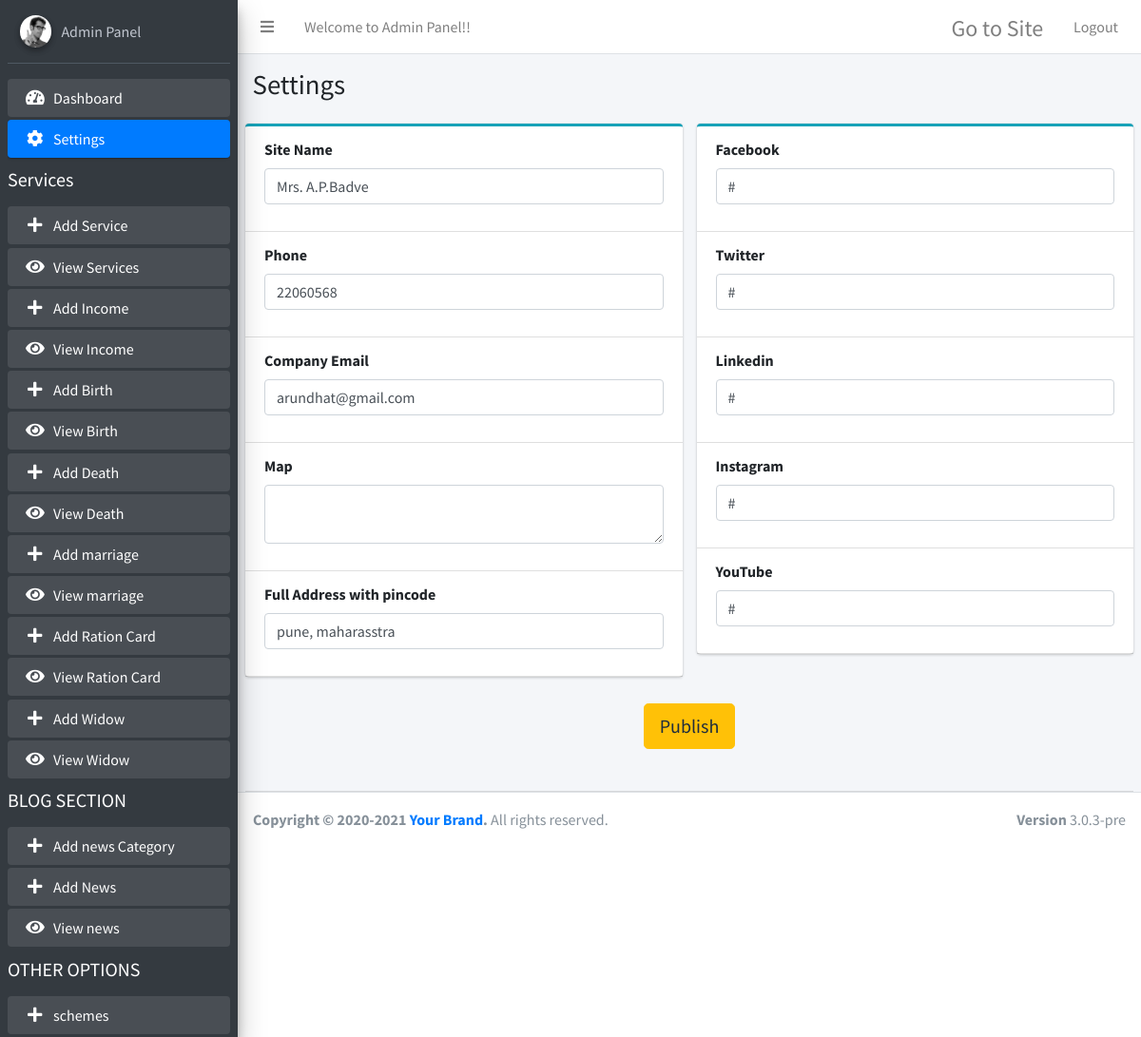
/admin/settings.php (signed in), run on the app's committed database.
### tables this page shows
CREATE TABLE `settings` (
  `id` int(100) NOT NULL,
  `header_logo` varchar(255) DEFAULT NULL,
  `email` varchar(255) DEFAULT NULL,
  `phone` varchar(255) DEFAULT NULL,
  `phone2` varchar(20) DEFAULT NULL,
  `footer_logo` varchar(255) DEFAULT NULL,
  `footer_desc` varchar(5000) DEFAULT NULL,
  `facebook` varchar(2000) DEFAULT NULL,
  `twitter` varchar(2000) DEFAULT NULL,
  `linkedin` varchar(2000) DEFAULT NULL,
  `instagram` varchar(2000) DEFAULT NULL,
  `youtube` varchar(2000) DEFAULT NULL,
  `address` varchar(1000) DEFAULT NULL,
  `city` varchar(255) DEFAULT NULL,
  `state` varchar(255) DEFAULT NULL,
  `country` varchar(255) DEFAULT NULL,
  `pin` varchar(255) DEFAULT NULL,
  `map` varchar(3000) DEFAULT NULL,
  `site_name` varchar(255) DEFAULT NULL
);

### admin/settings.php (the view, shortened to what this page needs)
<?php
include 'conn.php';
?>
<!DOCTYPE html>
<html>
<head>
  <link rel="stylesheet" href="plugins/fontawesome-free/css/all.min.css">
  <link rel="stylesheet" href="https://code.ionicframework.com/ionicons/2.0.1/css/ionicons.min.css">
  <link rel="stylesheet" href="dist/css/adminlte.min.css">
  <link rel="stylesheet" href="plugins/summernote/summernote-bs4.css">
</head>
<body class="hold-transition sidebar-mini">
<div class="wrapper">
   <?php include"topbar.php"; ?>
  <?php include"sidebar.php"; ?>
<?php
    $resultt = mysqli_query($con,"SELECT * FROM settings where id='1'");
    $roww = mysqli_fetch_array($resultt);
?>
  <div class="content-wrapper">
    <section class="content-header">
      <div class="container-fluid">
        <div class="row mb-2">
          <div class="col-sm-6">
            <h1>Settings</h1>
          </div>
        </div>
      </div>
    </section>
    <section class="content">
        	<form action="" method="post" enctype="multipart/form-data">
      <div class="row">
        <div class="col-md-6">
          <div class="card card-outline card-info">
			<div class="card-header">
             <div class="form-group">
                  <label>Site Name</label>
                 <input name="site_name" value="<?php echo $roww["site_name"]; ?>" type="text" class="form-control" placeholder="Enter ...">
                </div>
            </div>
            	<div class="card-header">
             <div class="form-group">
                  <label>Phone</label>
                 <input name="phone" value="<?php echo $roww["phone"]; ?>" type="text" class="form-control" placeholder="Enter ...">
                </div>
            </div>
            	<div class="card-header">
             <div class="form-group">
                  <label>Company Email</label>
                 <input name="email" value="<?php echo $roww["email"]; ?>" type="text" class="form-control" placeholder="Enter ...">
                </div>
            </div>
             <div class="card-header">
             <div class="form-group">
                  <label>Map</label>
                <textarea name="map" class="form-control" placeholder="Enter Iframe Code">
                    <?php echo $roww["map"]; ?>
                </textarea>
                </div>
            </div>
            	<div class="card-header">
             <div class="form-group">
                  <label>Full Address with pincode</label>
                 <input name="address" value="<?php echo $roww["address"]; ?>" type="text" class="form-control" placeholder="Enter ...">
                </div>
            </div>
          </div>
        </div>
        <div class="col-md-6">
          <div class="card card-outline card-info">
			<div class="card-header">
             <div class="form-group">
                  <label>Facebook</label>
                 <input name="facebook" value="<?php echo $roww["facebook"]; ?>" type="text" class="form-control" placeholder="URL">
                </div>
            </div>
            	<div class="card-header">
             <div class="form-group">
                  <label>Twitter</label>
                 <input name="twitter" value="<?php echo $roww["twitter"]; ?>" type="text" class="form-control" placeholder="URL">
                </div>
            </div>
            	<div class="card-header">
             <div class="form-group">
                  <label>Linkedin</label>
                 <input name="linkedin" value="<?php echo $roww["linkedin"]; ?>" type="text" class="form-control" placeholder="URL">
                </div>
            </div>
            	<div class="card-header">
             <div class="form-group">
                  <label>Instagram</label>
                 <input name="instagram" value="<?php echo $roww["instagram"]; ?>" type="text" class="form-control" placeholder="URL">
                </div>
            </div>
            	<div class="card-header">
             <div class="form-group">
                  <label>YouTube</label>
                 <input name="youtube" value="<?php echo $roww["youtube"]; ?>" type="text" class="form-control" placeholder="URL">
                </div>
            </div>
          </div>
        </div>
         <div class="col-md-12">
        	<div class="card-header">
             <div class="form-group">
					<div class="row">
                    <div class="col-sm-12">
                      <div class="form-group">
				<center><button type="submit" name="publise" class="btn btn-warning btn-lg">Publish</button></center>
                      </div>
                    </div>
                  </div>
                </div>
            </div>
          </div>
      </div>
       </form>
    </section>
  </div>
   <?php include"footer.php"; ?>
</div>
</body>
</html>

### data on the page
settings: site_name "Mrs. A.P.Badve", phone "22060568", email "arundhat@gmail.com", address "pune, maharasstra", facebook "#", twitter "#", linkedin "#", instagram "#", youtube "#"
